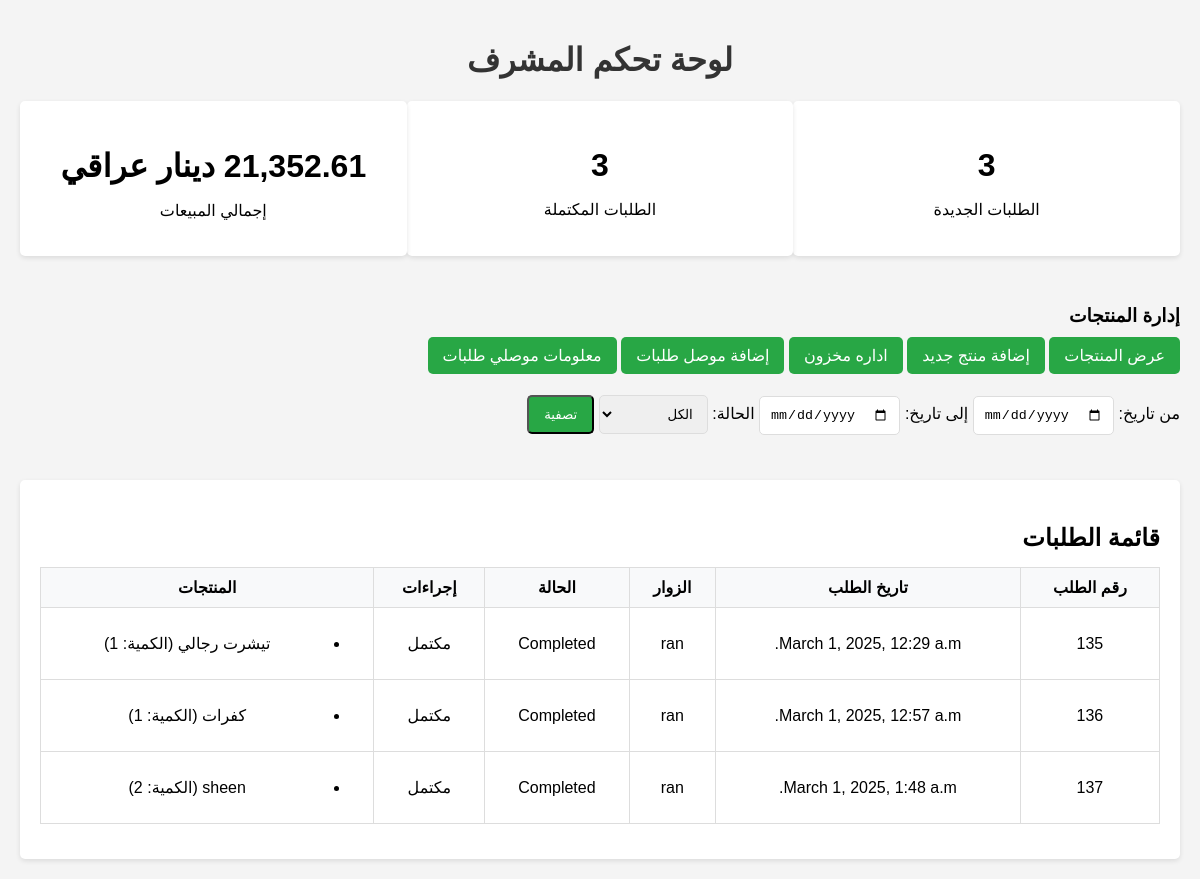
/shop/supervisor/ (signed in), run on the app's committed database.
### shop/models.py (models this page shows, shortened)
class Order(models.Model):
    PENDING = "pending"
    COMPLETED = "completed"
    CANCELLED = "cancelled"
    STATUS_CHOICES = [
        (PENDING, "Pending"),
        (COMPLETED, "Completed"),
        (CANCELLED, "Cancelled"),
    ]
    customer = models.ForeignKey(User, on_delete=models.CASCADE, related_name="orders")
    date = models.DateTimeField(auto_now_add=True)
    total_amount = models.DecimalField(max_digits=10, decimal_places=2)
    status = models.CharField(max_length=20, choices=STATUS_CHOICES, default=PENDING)
    address = models.TextField()
    phone_number = models.CharField(max_length=15)
    created_at = models.DateTimeField(default=timezone.now)
    delivery_person = models.ForeignKey(
        "DeliveryPerson",
        null=True,
        blank=True,
        on_delete=models.SET_NULL,
        related_name="orders",
    )

class OrderItem(models.Model):
    order = models.ForeignKey(Order, related_name="items", on_delete=models.CASCADE)
    product = models.ForeignKey(
        Product, related_name="orderitems", on_delete=models.CASCADE
    )
    quantity = models.PositiveIntegerField()
    price = models.DecimalField(max_digits=10, decimal_places=2, default=0.00)

class Product(models.Model):
    name = models.CharField(max_length=255)
    description = models.TextField(blank=True)
    price = models.DecimalField(max_digits=10, decimal_places=2)
    stock = models.PositiveIntegerField(default=0)
    category = models.ForeignKey(
        Category, related_name="products", on_delete=models.CASCADE
    )
    image = models.ImageField(upload_to="product_images/", blank=True, null=True)
    discount_percentage = models.DecimalField(max_digits=5, decimal_places=2, default=0)
    created_at = models.DateTimeField(default=timezone.now)
    updated_at = models.DateTimeField(auto_now=True)

### shop/views.py (the view)
# urls.py: path("supervisor/", supervisor_dashboard, name="supervisor_dashboard"),
@login_required
def supervisor_dashboard(request):
    today = datetime.today().date()
    start_date = request.GET.get("start_date", today)
    end_date = request.GET.get("end_date")
    status_filter = request.GET.get("status_filter")
    orders = Order.objects.all()
    if start_date:
        orders = orders.filter(date__gte=start_date)
    if end_date:
        orders = orders.filter(date__lte=end_date)
    if status_filter:
        orders = orders.filter(status=status_filter)
    new_orders_count = orders.count()
    completed_orders_count = orders.filter(status="completed").count()
    total_sales = orders.aggregate(Sum("total_amount"))["total_amount__sum"] or 0
    context = {
        "orders": orders,
        "new_orders_count": new_orders_count,
        "completed_orders_count": completed_orders_count,
        "total_sales": total_sales,
        "start_date": start_date,
        "end_date": end_date,
        "status_filter": status_filter,
        "today": today,  # إضافة التاريخ الحالي ليتم تحديده في القالب تلقائيًا
    }
    return render(request, "shop/supervisor_dashboard.html", context)

### shop/templates/shop/supervisor_dashboard.html (shortened to what this page needs)
<!DOCTYPE html>
<html lang="ar">
<head>
</head>
<body>
    <h1>لوحة تحكم المشرف</h1>
    <div class="dashboard-container">
        <div class="stats-container">
            <div class="stat-box">
                <h2>{{ new_orders_count }}</h2>
                <p>الطلبات الجديدة</p>
            </div>
            <div class="stat-box">
                <h2>{{ completed_orders_count }}</h2>
                <p>الطلبات المكتملة</p>
            </div>
            <div class="stat-box">
                <h2><span class="price">{{ total_sales}} د.إ</h2>
                <p>إجمالي المبيعات</p>
            </div>
        </div>
        <div class="manage-products">
            <h3>إدارة المنتجات</h3>
            <a href="{% url 'product_management' %}" class="button">عرض المنتجات</a>
            <a href="{% url 'add_product' %}" class="button">إضافة منتج جديد</a>
            <a href="{% url 'manage_inventory' %}" class="button">اداره مخزون</a>
            <a href="{% url 'add_delivery_person' %}" class="button">إضافة موصل طلبات</a>
            <a href="{% url 'supervisor_delivery_persons' %}" class="button">معلومات موصلي طلبات  </a>
        </div>
        {% load tz %}
        <div class="order-filters">
            <form method="get">
                <label for="start_date">من تاريخ:</label>
                <input type="date" name="start_date" id="start_date" value="{{ start_date|default:today }}">
                <label for="end_date">إلى تاريخ:</label>
                <input type="date" name="end_date" id="end_date" value="{{ end_date }}">
                <label for="status_filter">الحالة:</label>
                <select name="status_filter" id="status_filter">
                    <option value="">الكل</option>
                </select>
                <button type="submit" class="button">تصفية</button>
            </form>
        </div>
        <div class="order-list">
            <h3>قائمة الطلبات</h3>
            {% if orders %}
                <table>
                    <thead>
                        <tr>
                            <th>رقم الطلب</th>
                            <th>تاريخ الطلب</th>
                            <th>الزوار</th>
                            <th>الحالة</th>
                            <th>إجراءات</th>
                            <th>المنتجات</th>
                        </tr>
                    </thead>
                    <tbody>
                        {% for order in orders %}
                            <tr>
                                <td>{{ order.id }}</td>
                                <td>{{ order.date }}</td>
                                <td>{{ order.customer.username }}</td>
                                <td>{{ order.get_status_display }}</td>
                                <td>
                                    {% if order.status != 'completed' %}
                                    <form method="POST" action="{% url 'complete_order' order.id %}">
                                        {% csrf_token %}
                                        <button type="submit">إتمام الطلب</button>
                                    </form>
                                    {% else %}
                                        <span>مكتمل</span>
                                    {% endif %}
                                    <td>
                                        <ul>
                                            {% for item in order.items.all %}
                                                <li>{{ item.product.name }} (الكمية: {{ item.quantity }})</li>
                                            {% empty %}
                                                <li>لا توجد منتجات للعرض.</li>
                                            {% endfor %}
                                        </ul>
                                    </td>
                                </td>
                            </tr>
                        {% endfor %}
                    </tbody>
                </table>
            {% else %}
                <p>لا توجد مواد تطابق الفلاتر المحددة.</p>
            {% endif %}
        </div>
    </div>
</body>
</html>

### shop/templates/shop/supervisor_dashboard.html (style rules this page uses)
body { font-family: Arial, sans-serif; background-color: #f4f4f4; margin: 0; padding: 20px; direction: rtl; }
h1 { text-align: center; color: #333; }
.dashboard-container { display: flex; flex-direction: column; gap: 30px; }
.stats-container { display: flex; justify-content: space-around; }
.stat-box { background-color: #fff; padding: 20px; border-radius: 5px; box-shadow: 0 2px 5px rgba(0, 0, 0, 0.1); text-align: center; width: 30%; }
.stat-box h2 { font-size: 2em; margin-bottom: 10px; }
.order-list, .notification-list { background-color: #fff; padding: 20px; border-radius: 5px; box-shadow: 0 2px 5px rgba(0, 0, 0, 0.1); }
.order-list h3, .notification-list h3 { font-size: 1.5em; margin-bottom: 15px; }
table { width: 100%; border-collapse: collapse; margin-bottom: 15px; }
table, th, td { border: 1px solid #ddd; }
th, td { padding: 10px; text-align: center; }
th { background-color: #f8f9fa; }
.order-filters { display: flex; gap: 10px; margin-bottom: 15px; }
select, input[type="date"] { padding: 10px; border: 1px solid #ddd; border-radius: 5px; }
.button { background-color: #28a745; color: white; padding: 10px 15px; border-radius: 5px; text-decoration: none; }

### data on the page
Order: id "135", date "March 1, 2025, 12:29 a.m.", customer.username "ran", status "Completed", shows "مكتمل"
OrderItem: product.name "تيشرت رجالي", quantity "1"
Order: id "136", date "March 1, 2025, 12:57 a.m.", customer.username "ran", status "Completed", shows "مكتمل"
OrderItem: product.name "كفرات", quantity "1"
Order: id "137", date "March 1, 2025, 1:48 a.m.", customer.username "ran", status "Completed", shows "مكتمل"
OrderItem: quantity "2"

### other printed values
{{ new_orders_count }} "3"
{{ completed_orders_count }} "3"
